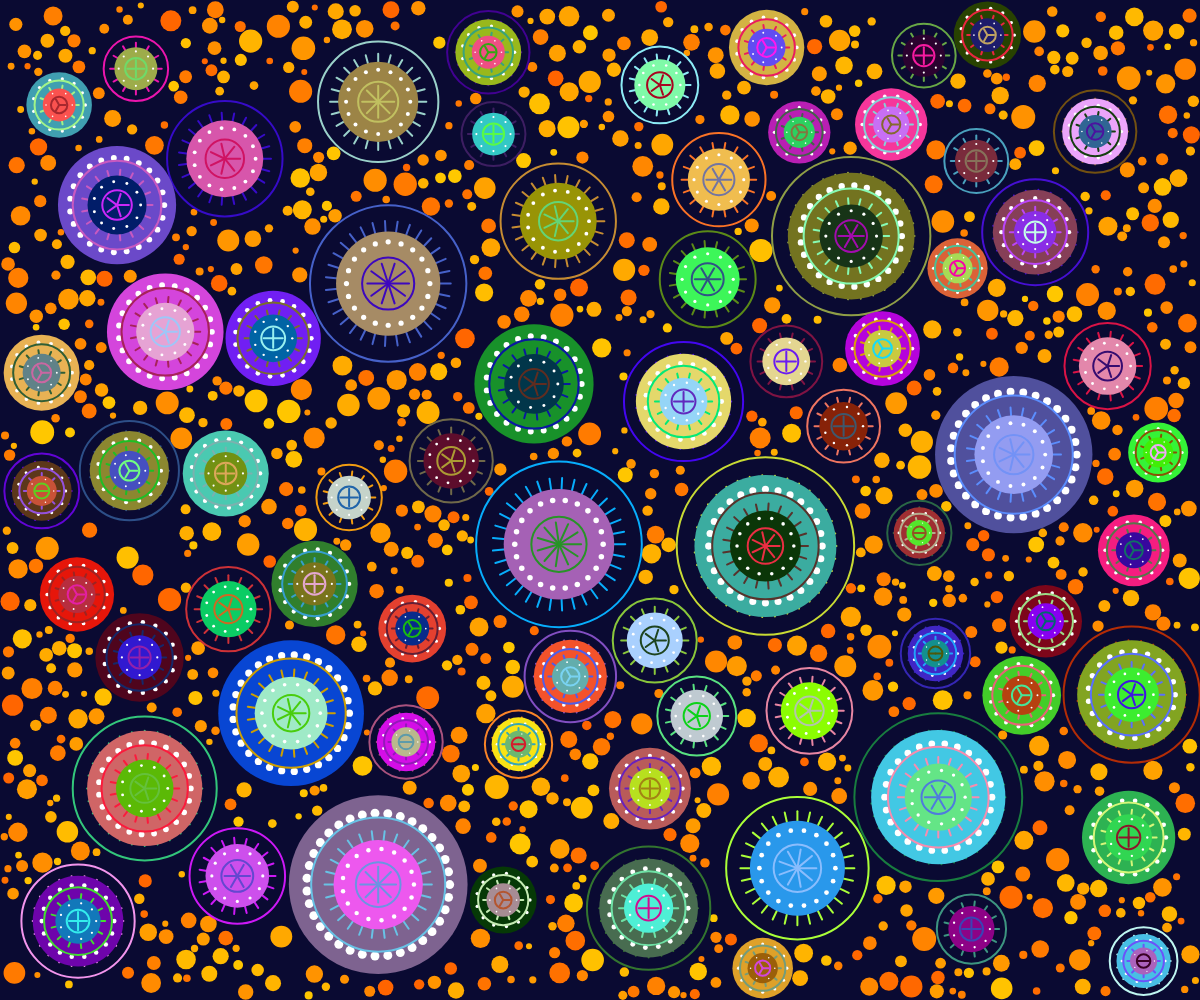
Frame 1 (no input)
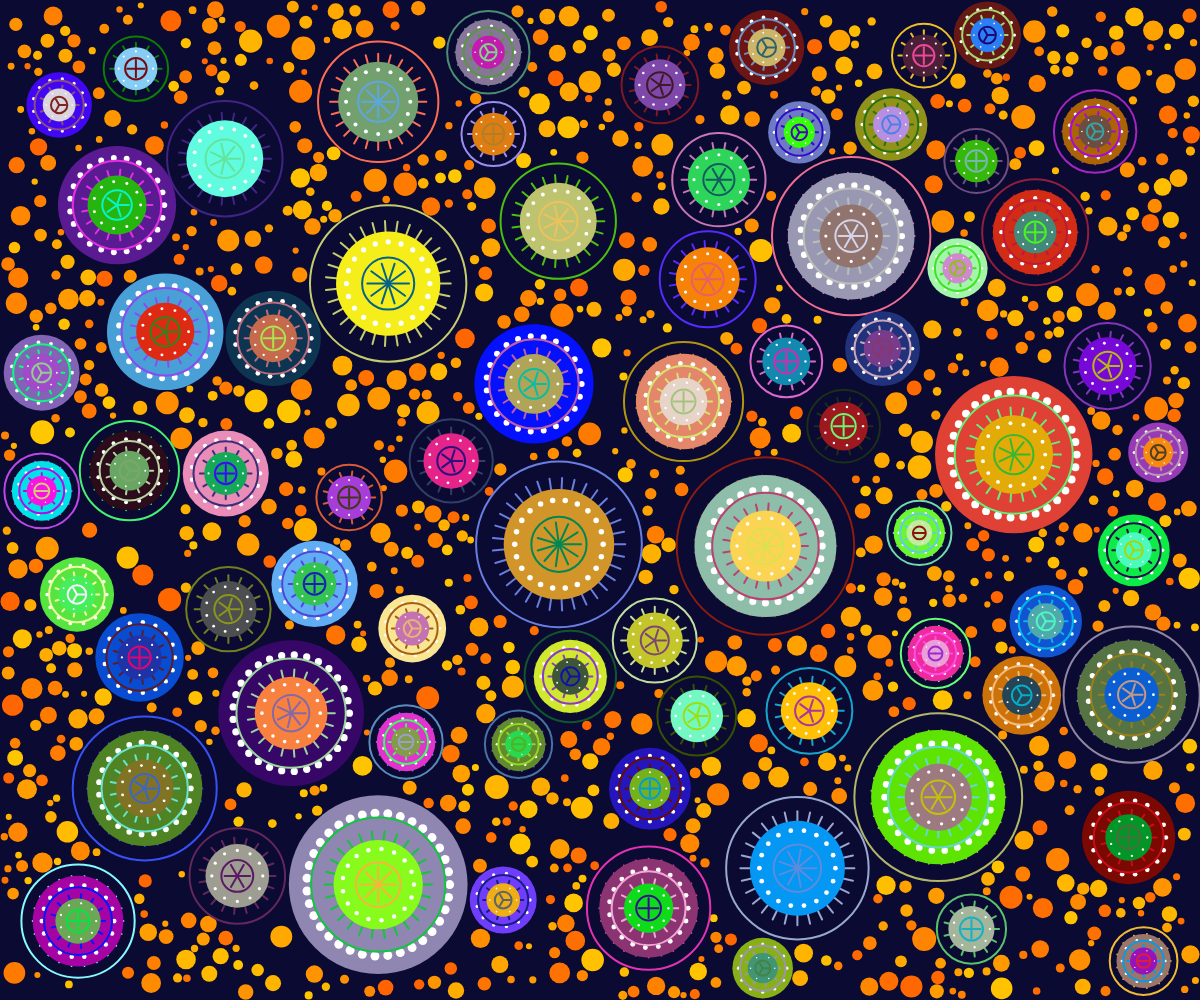
Frame 2 (the mouse pressed at the canvas centre, redrawn once)

The p5.js sketch that drew these frames (run headless with seeded random() and noise() and a simulated clock; the mouse was pressed at the canvas centre and the sketch redrawn once):

// p5.js sketch
// ── sketch.js
// --- Global Variables ---
let circles = [];  // store circlepattern
let beads = [];  //  store the beads
let maxBead = 5000; // set max beads
let maxCircle = 1000 // set max circles


// --- Setup ---
function setup() {
  createCanvas(windowWidth, windowHeight);
  angleMode(DEGREES);
  noLoop();// make design static unless refreshed
  initialisePatterns(); // call function for the circle and the beads
}


// --- Initialize big circles and beads from the classes ---

// Learned about while loop from the coding train example
//https://thecodingtrain.com/tracks/code-programming-with-p5-js/code/4-loops/1-while-for

// Learned about circlepacking from happy coding
//https://happycoding.io/tutorials/p5js/creating-classes/circle-packing

//chatgpt was used to help troubleshoot the circle packing formula, since it initially would not run properly

// big circles
function initialisePatterns() {
  let attempts = 0; // starting point for generation
  
  // Use while loop to keep creating circles until it maxes out
  while (attempts < maxCircle) { 
    let size = random(width * 0.05, width * 0.15); // Set random size relative to canvas width
    let x = random(size / 2, width - size / 2); // Random x position
    let y = random(size / 2, height - size / 2); // Random y


    // Check for circle overlap
    let overlapping = false;
    for (let other of circles) {
      let d = dist(x, y, other.x, other.y); // calculates distance between the circles
      if (d < (size / 2 + other.size / 2)) { // checks for overlap based on combined radius
        overlapping = true;
        break;
      }
    }
    
    // keep adding circles until it overlaps!
    if (!overlapping) {
      circles.push(new CirclePattern(x, y, size));
    }
    
    attempts++;
  }

// Now for the beads!!!!

  // Create small beads that avoid the main circle and eachother
  attempts = 0;
  while (attempts < maxBead) { 
    let beadSize = random(width * 0.005, width * 0.02); //random bead size relative to canvas size
    let x = random(beadSize / 2, width - beadSize / 2); // random x position
    let y = random(beadSize / 2, height - beadSize / 2); //random y position

    // Check if bead overlaps with any main circles or other beads
    let overlapping = false;
    for (let circle of circles) {
      let d = dist(x, y, circle.x, circle.y); //distance between bead and each main circle
      if (d < (beadSize / 2 + circle.size / 2)) {
        overlapping = true;
        break;
      }
    }
    for (let bead of beads) {
      let d = dist(x, y, bead.x, bead.y);
      if (d < (beadSize / 2 + bead.size / 2)) {
        overlapping = true;
        break;
      }
    }

    // Add bead to array if it doesnt overlap
    if (!overlapping) {
      beads.push(new Bead(x, y, beadSize));
    }

    attempts++;
  }
}

// --- Draw Function ---
function draw() {
  background(10, 10, 50); //set background to navy blue

  // Draw each bead
  for (let bead of beads) {
    bead.display(); // display the beads
  }

  // Draw each circle
  for (let circle of circles) {
    circle.display(); //display the circles
  }
}

// --- CirclePattern Class ---
class CirclePattern {
  constructor(x, y, size) {
    this.x = x; // x-coordinate
    this.y = y; // y-coordinate
    this.size = size; // Diameter of the main circle
    this.numLayers = int(random(3, 6)); //random number of layers
  }

 //display the circles that alternate between lines and circles
  display() {
    push(); // Save transformation
    translate(this.x, this.y); // Move origin to centre of circle
    
    // Draw each layer from outside to in
    for (let i = this.numLayers; i > 0; i--) {
      let layerSize = (this.size / this.numLayers) * i; //decide layer diameter
      let col = color(random(255), random(255), random(255)); // assign random colour for each layer
      
      // between lines and dots
      if (i % 2 == 0) {
        this.drawDots(layerSize, col); // Even layers: draw dots
      } else {
        this.drawLines(layerSize, col); // Odd layers: draw lines
      }
    }
    
    pop(); // Restore transformation
  }

// Chatgpt was used to calculate the distribution of lines and dots inside each layer using methods

  // method to draw dots around the circumference of each layer
  drawDots(size, col) {
    fill(col); // Set fill color for base circle
    noStroke();
    ellipse(0, 0, size); // Draw the base circle

    let numDots = int(size / 5); // Number of dots based on layer size
    let dotRadius = size / 20; // Radius of each dot

    fill(255); // Set dot colour to white
    for (let i = 0; i < numDots; i++) {
      let angle = map(i, 0, numDots, 0, 360); // Distribute dots evenly in a circle
      let x = cos(angle) * size / 2.5; // x-coordinate for each dot
      let y = sin(angle) * size / 2.5; // y-coordinate for each dot
      ellipse(x, y, dotRadius); // Draw the dot
    }
  }

  // method to draw lines from center of circle
  drawLines(size, col) {
    stroke(col); // Set stroke colour
    strokeWeight(2);
    noFill();
    ellipse(0, 0, size); // Draw the base circle

    let numLines = int(size / 5); // Number of lines based on layer size
    for (let i = 0; i < numLines; i++) {
      let angle = map(i, 0, numLines, 0, 360); // use map to distribute lines evenly
      let x = cos(angle) * size / 2.5; // x coordinate endpoints
      let y = sin(angle) * size / 2.5; // y coordinate endpoints
      line(0, 0, x, y); // Draw line from centre to edge
    }
  }
}


// --- Bead Class ---
class Bead {
  constructor(x, y, size) {
    this.x = x; // x of bead center
    this.y = y; // y of bead center
    this.size = size; //diameter
    this.color = color(255, random(100, 200), 0); //determine bead color (oranges)
  }

  // Display the bead as a filled circle
  display() {
    fill(this.color); // Set fill
    noStroke();
    ellipse(this.x, this.y, this.size); // draw the bead
  }
}

// make the whole thing resizable and scalable
function windowResized() {
  resizeCanvas(windowWidth, windowHeight);
  circles = []; //clear circles
  beads = []; // clear beads
  initialisePatterns(); // regenerate patterns
}
